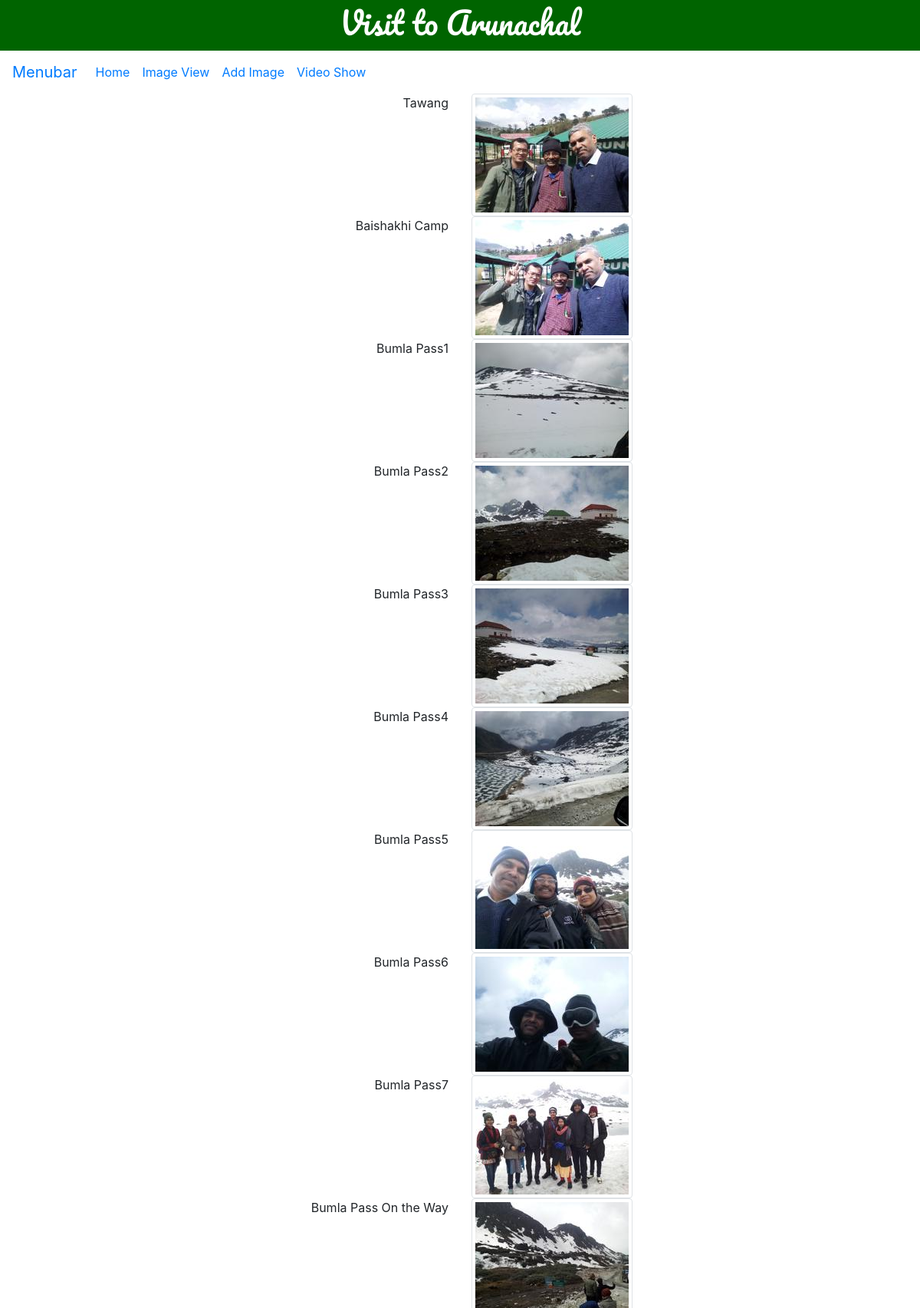
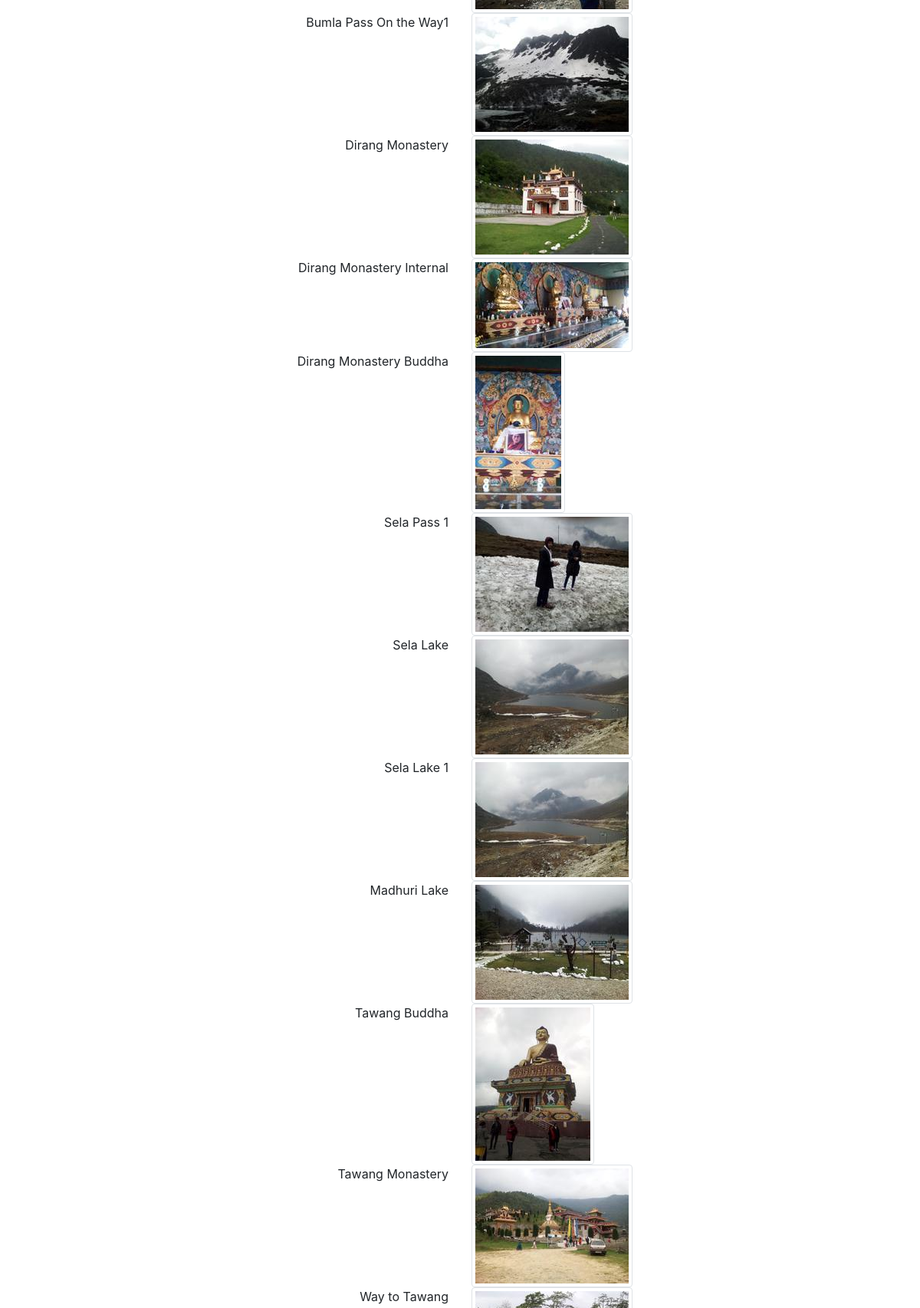
The page /hotel_images (upper part) on the database its author committed (2 pictures, top to bottom).
### imageapp/models.py (models this page shows, shortened)
class Hotel(models.Model):
    name=models.CharField(max_length=50)
    hotel_Main_Img=models.ImageField(upload_to='images/')
    thumbnail=models.ImageField(upload_to='thumbs/', editable=False)

### imageapp/views.py (the view)
# urls.py: path('hotel_images', display_hotel_images, name='hotel_images'),
def display_hotel_images(request):
    if request.method=='GET':
        Hotels=Hotel.objects.all()
        return render(request, 'display_hotel_images.html', {'hotel_images':Hotels})

### template/display_hotel_images.html
{% extends 'base.html' %}
{% block content %}
<div class="container">
{% for hotel in hotel_images %}
<div class="row">
	<div class="col">
		<div class="float-right">{{hotel.name}}</div>
	</div>
	<div class="col">
	<a href="{{ hotel.hotel_Main_Img.url }}" target="_blank">
	<img src="{{ hotel.thumbnail.url }}" class="img-thumbnail">
	</a>
	</div>
</div>
{% endfor %}
</div>
{% endblock %}

### template/base.html (shortened to what this page needs)
{% load static %}
<html lang="en">
<head>
<link rel="stylesheet" href="https://maxcdn.bootstrapcdn.com/bootstrap/4.3.1/css/bootstrap.min.css">
      <link rel="stylesheet" href="{% static 'imageapp/any.css' %}">
</head>
	<body>
		<div class="page-header mystyle">
			<center><h1>Visit to Arunachal</h1></center>
		</div>
		<nav class="navbar navbar-expand-md">
			<a class="navbar-brand" href="#">Menubar</a>
			<div class="collapse navbar-collapse" id="collapsibleNavbar">
				<ul class="navbar-nav">
					<li class="nav-item">
						<a class="nav-link" href="{% url 'home' %}">Home</a>
					</li>
					<li class="nav-item">
						<a class="nav-link" href="{% url 'hotel_images' %}">Image View</a>
					</li>
					<li class="nav-item">
						<a class="nav-link" href="{% url 'image_upload' %}">Add Image</a>
					</li>
					<li class="nav-item">
						<a class="nav-link" href="{% url 'video' %}">Video Show</a>
					</li>
				</ul>
			</div>
		</nav>
		{% block content %}
		{% endblock %}
	</body>
</html>

### imageapp/static/imageapp/any.css (style rules this page uses)
.mystyle { font-family: 'Pacifico', cursive; background-color: darkgreen; color: white; padding: 5px 5px 5px 5px; }

### rows shown on the page
Hotel: name "Tawang", thumbnail (picture)
Hotel: name "Baishakhi Camp", thumbnail (picture)
Hotel: name "Bumla Pass1", thumbnail (picture)
Hotel: name "Bumla Pass2", thumbnail (picture)
Hotel: name "Bumla Pass3", thumbnail (picture)
Hotel: name "Bumla Pass4", thumbnail (picture)
Hotel: name "Bumla Pass5", thumbnail (picture)
Hotel: name "Bumla Pass6", thumbnail (picture)
Hotel: name "Bumla Pass7", thumbnail (picture)
Hotel: name "Bumla Pass On the Way", thumbnail (picture)
Hotel: name "Bumla Pass On the Way1", thumbnail (picture)
Hotel: name "Dirang Monastery", thumbnail (picture)
Hotel: name "Dirang Monastery Internal", thumbnail (picture)
Hotel: name "Dirang Monastery Buddha", thumbnail (picture)
Hotel: name "Sela Pass 1", thumbnail (picture)
Hotel: name "Sela Lake", thumbnail (picture)
Hotel: name "Sela Lake 1", thumbnail (picture)
Hotel: name "Madhuri Lake", thumbnail (picture)
Hotel: name "Tawang Buddha", thumbnail (picture)
Hotel: name "Tawang Monastery", thumbnail (picture)
Hotel: name "Way to Tawang", thumbnail (picture)
